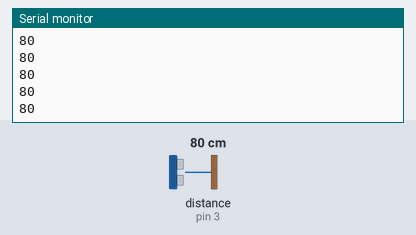
Recording of a sketch running on a simulated Arduino Uno, built with avr-gcc and run on an emulated ATmega328P. Parts: the last lines printed to the serial monitor. Wiring (inferred from the names in the program): ultrasonic range finder: trigger pin 2; echo pin 3. Inputs (shaded band) come from the test bench; at power-on: distance to the obstacle (sensor on pin 3) 80 cm. The echo pulse lasts 58.3 µs per cm.

Above: at 1.2 s.
1.3 s: distance to the obstacle (sensor on pin 3) set to 2 cm
At 1.34 s:
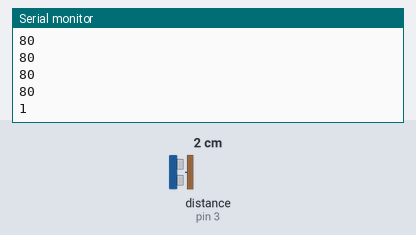
2.8 s: distance to the obstacle (sensor on pin 3) set to 4 cm
At 2.81 s:
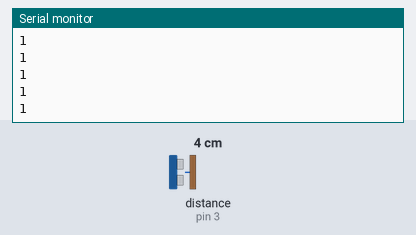
Timing chart, 0 to 5.8 s (numbered marks = the images above; inputs shaded):
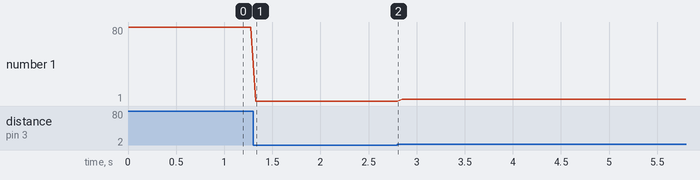

Measured:
- after the input at 1.3 s, the serial monitor: prints a new line at once (image 1)
- plotted number 1: 80 → 1 after the input at 1.3 s, 1 → 3 after the input at 2.8 s

The sketch:

Ex22.ino
```cpp
// Daniel Zuziak 10.04.17

#define TRIG 2
#define ECHO 3

int t;

void setup() {
  Serial.begin(9600);

  pinMode(ECHO, INPUT);
  pinMode(TRIG, OUTPUT);
}

void loop() {
  digitalWrite(TRIG, HIGH);
  delayMicroseconds(10);
  digitalWrite(TRIG, LOW);

  t = pulseIn(ECHO, HIGH);
  Serial.println(t / 58);

  delay(50);
}
```
